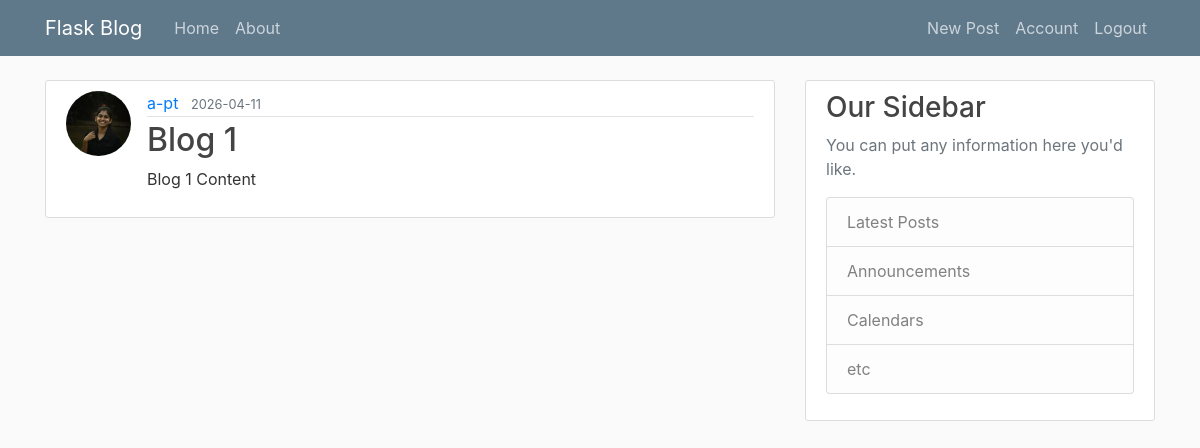
The page /post/1 (signed in) on the database as committed earlier.
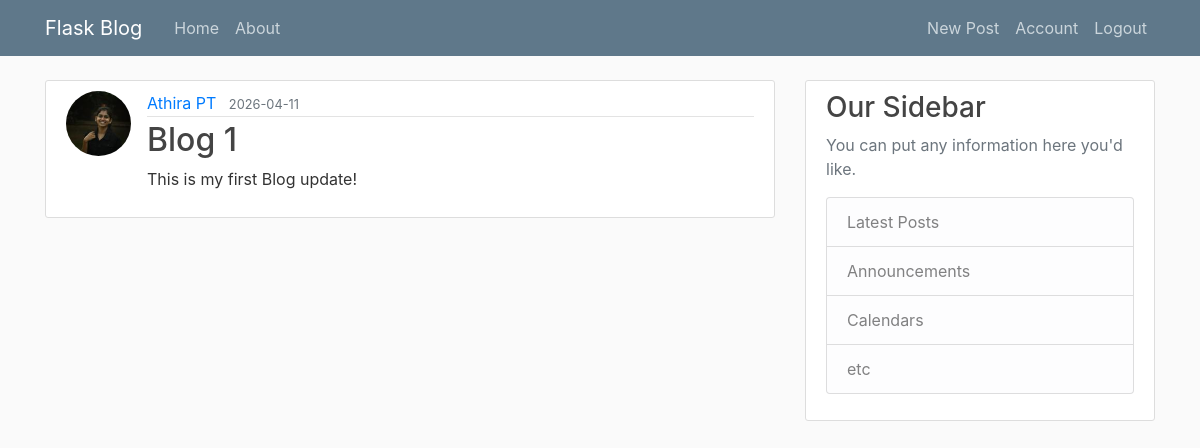
The same page on the database as committed later.
### flask_blog/models.py (models this page shows, shortened)
class User(db.Model, UserMixin):
    id = db.Column(db.Integer, primary_key=True)
    username = db.Column(db.String(20), unique=True, nullable=False)
    email = db.Column(db.String(120), unique=True, nullable=False)
    image_file = db.Column(db.String(20), nullable=False, default='default.jpg')
    password = db.Column(db.String(60), nullable=False)
    posts = db.relationship('Post', backref='author', lazy=True)

class Post(db.Model):
    id = db.Column(db.Integer, primary_key=True)
    title = db.Column(db.String(100), nullable=False)
    content = db.Column(db.Text, nullable=False)
    date_posted = db.Column(db.DateTime, nullable=False, default=datetime.utcnow)
    user_id = db.Column(db.Integer, db.ForeignKey('user.id'), nullable=False)

### flask_blog/routes.py (the view)
@app.route("/post/<int:post_id>", methods=['GET', 'POST'])
@login_required
def post(post_id):
    post = Post.query.get_or_404(post_id)
    return render_template('post.html', title=post.title, post=post)

### flask_blog/models.py (called while the page is built)
@login_manager.user_loader
def load_user(user_id):
    return User.query.get(int(user_id))

### flask_blog/templates/post.html (shortened to what this page needs)
{% extends "layout.html" %}
{% block content %}
    <article class="media content-section">
        <img class="rounded-circle article-img" src="{{ url_for('static', filename='profile_pics/' + post.author.image_file) }}">
        <div class="media-body">
            <div class="article-metadata">
            <a class="mr-2" href="#">{{ post.author.username }}</a>
            <small class="text-muted">{{ post.date_posted.strftime('%Y-%m-%d') }}</small>
            </div>
            <h2>{{ post.title }}</h2>
            <p class="article-content">{{ post.content }}</p>
        </div>
    </article>
{% endblock content %}

Rows that differ between the two databases and show on the page:
changed User: author.username "a-pt" → "Athira PT"
changed Post "Blog 1": content "Blog 1 Content" → "This is my first Blog update!"
